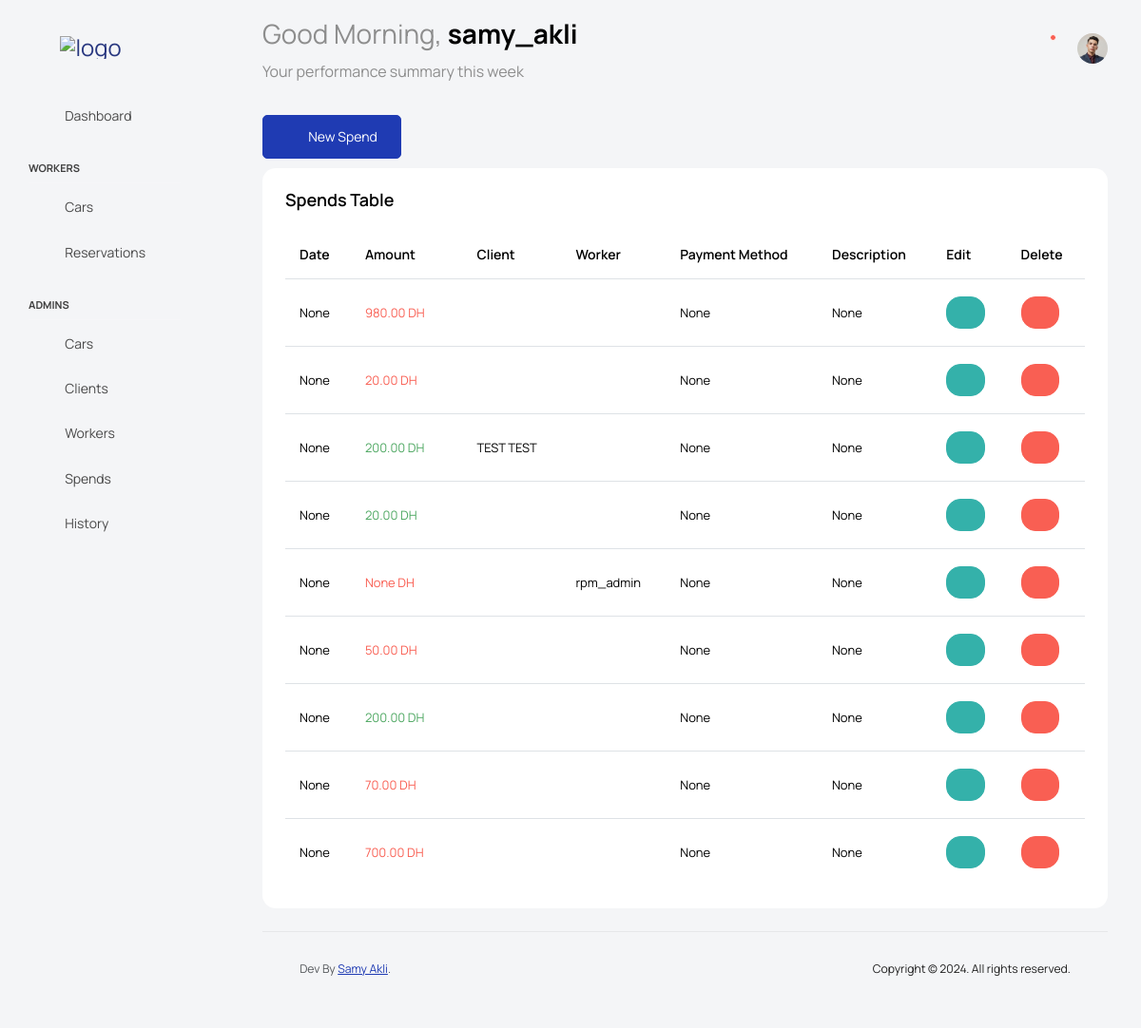
The app's page /spends (signed in), older data.
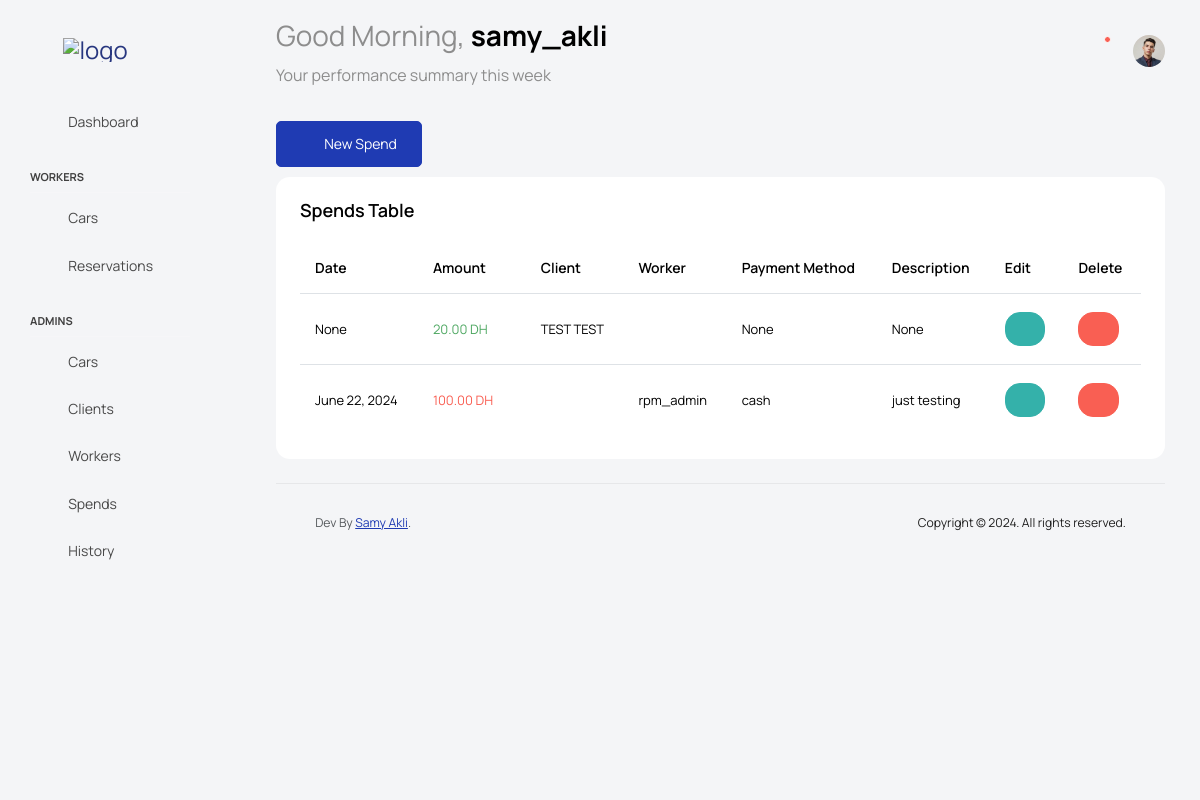
The same page, newer data.
### car_rental/models.py (models this page shows, shortened)
class Spend(models.Model):
    payment_mode = [
        ('cash','Cash'),
        ('bank_check','Bank Check'),
    ]
    entry_date = models.DateField(auto_now=False, auto_now_add=False, null=True, blank=True)
    entry_amount = models.DecimalField(max_digits=10, decimal_places=2, null=True, blank=True)
    entry_client = models.ForeignKey(Client, on_delete=models.PROTECT, null=True, blank=True, related_name='entry_spends')
    entry_worker = models.ForeignKey(Worker, on_delete=models.PROTECT, null=True, blank=True, related_name='entry_spends')
    entry_car = models.ForeignKey(Car, on_delete=models.PROTECT, null=True, blank=True, related_name='entry_spends')
    entry_description = models.CharField(max_length=5000, null=True, blank=True)
    entry_mode = models.CharField(choices=payment_mode, max_length=50, null=True, blank=True)
    expense_date = models.DateField(auto_now=False, auto_now_add=False, null=True, blank=True)
    expense_amount = models.DecimalField(max_digits=10, decimal_places=2, null=True, blank=True)
    expense_client = models.ForeignKey(Client, on_delete=models.PROTECT, null=True, blank=True, related_name='expense_spends')
    expense_worker = models.ForeignKey(Worker, on_delete=models.PROTECT, null=True, blank=True, related_name='expense_spends')
    expense_description = models.CharField(max_length=5000, null=True, blank=True)
    expense_mode = models.CharField(choices=payment_mode, max_length=50, null=True, blank=True)
    expense_car = models.ForeignKey(Car, on_delete=models.PROTECT, null=True, blank=True, related_name='expense_spends')
    created_at = models.DateTimeField(auto_now_add=True, null=True, blank=True)

class Client(models.Model):
    genders = [
        ('male','Male'),
        ('female','Female'),
    ]
    client_picture = models.ImageField(upload_to='client-profile/', null=True, blank=True)
    first_name = models.CharField(max_length=50)
    last_name = models.CharField(max_length=50)
    CIN = models.CharField(max_length=50)
    birth_date = models.DateField()
    driver_license_number = models.CharField(max_length=50)
    gender = models.CharField(max_length=50, choices=genders)
    phone_number = models.CharField(max_length=50)
    email = models.EmailField(max_length=50, null=True, blank=True)
    address = models.CharField(max_length=50)
    passport_number = models.CharField(max_length=50, null=True, blank=True)
    passport_delivery = models.DateField(null=True, blank=True)
    availability = models.BooleanField(default=True)
    created_at = models.DateTimeField(auto_now_add=True, null=True, blank=True)
    def __str__(self):
        return f'{self.first_name} {self.last_name}'

class Worker(models.Model):
    genders = [
        ('male','Male'),
        ('female','Female'),
    ]
    user = models.OneToOneField(User, on_delete=models.CASCADE)
    avatar = models.ImageField(upload_to='worker-profile/', null=True, blank=True)
    first_name = models.CharField(max_length=50, null=True, blank=True)
    last_name = models.CharField(max_length=50, null=True, blank=True)
    CIN = models.CharField(max_length=50, null=True, blank=True)
    birth_date = models.DateField(null=True, blank=True)
    address = models.CharField(max_length=50, null=True, blank=True)
    driver_license_number = models.CharField(max_length=50, null=True, blank=True)
    phone_number = models.CharField(max_length=50, null=True, blank=True)
    gender = models.CharField(max_length=50, choices=genders, null=True, blank=True)
    email = models.EmailField(max_length=50, null=True, blank=True)
    availability = models.BooleanField(default=True)
    created_at = models.DateTimeField(auto_now_add=True, null=True, blank=True)
    def __str__(self):
        return self.user.username

### car_rental/views.py (the view)
# urls.py: path('spends', views.spends, name='spends'),
@login_required
@permission_required('car_rental.can_view_cars', raise_exception=False)
def spends(request):
    context = {
        'spends': Spend.objects.all().order_by('-created_at')
    }
    return render(request, 'pages/spends.html', context)

### templates/pages/spends.html (shortened to what this page needs)
{% extends 'base.html' %}
{% block content %}
<div class="main-panel">
    <div class="content-wrapper">
        <a href="{% url "spends_add" %}" type="button" class="btn btn-primary btn-icon-text" style="margin-bottom: 10px;">
            <i class="ti-plus btn-icon-prepend"></i> New Spend
        </a>
      <div class="row">
        <div class="col-lg-12 grid-margin stretch-card">
            <div class="card">
            <div class="card-body">
                <h4 class="card-title">Spends Table</h4>
                <div class="table-responsive">
                <table class="table table-hover">
                    <thead>
                    <tr>
                        <th>Date</th>
                        <th>Amount</th>
                        <th>Client</th>
                        <th>Worker</th>
                        <th>Payment Method</th>
                        <th>Description</th>
                        <th>Edit</th>
                        <th>Delete</th>
                    </tr>
                    </thead>
                    <tbody>
                        {% for spend in spends %}
                    <tr>
                        {% if spend.entry_date %}
                        <td>{{spend.entry_date}}</td>
                        {% else %}
                        <td>{{spend.expense_date}}</td>
                        {% endif %}
                        {% if spend.entry_amount %}
                        <td class="text-success"> {{spend.entry_amount}} DH <i class="ti-arrow-up"></i></td>
                        {% else %}
                        <td class="text-danger"> {{spend.expense_amount}} DH <i class="ti-arrow-down"></i></td>
                        {% endif %}
                        {% if spend.entry_client %}
                        <td>{{spend.entry_client}}</td>
                        {% elif spend.expense_client %}
                        <td>{{spend.expense_client}}</td>
                        {% else %}
                        <td></td>
                        {% endif %}
                        {% if spend.entry_worker %}
                        <td>{{spend.entry_worker}}</td>
                        {% elif spend.expense_worker %}
                        <td>{{spend.expense_worker}}</td>
                        {% else %}
                        <td></td>
                        {% endif %}
                        {% if spend.entry_mode %}
                        <td>{{spend.entry_mode}}</td>
                        {% else %}
                        <td>{{spend.expense_mode}}</td>
                        {% endif %}
                        {% if spend.entry_description %}
                        <td>{{spend.entry_description}}</td>
                        {% else %}
                        <td>{{spend.expense_description}}</td>
                        {% endif %}
                        <td>
                            <a href="{% url "spends_edit" spend.id %}">
                              <button type="button" class="btn btn-success btn-rounded btn-icon btn-sm">
                                <i class="ti-pencil"></i>
                              </button>
                            </a>
                        </td>
                        <td>
                            <a href="{% url "spends_delete" spend.id %}">
                              <button type="button" class="btn btn-danger btn-rounded btn-icon btn-sm">
                                <i class="ti-trash"></i>
                              </button>
                            </a>
                          </td>
                    </tr>
                        {% endfor %}
                    </tbody>
                </table>
                </div>
            </div>
            </div>
        </div>
    </div>
{% endblock %}

Row changes from the older to the newer data that the page shows:
removed Spend: expense_date "None", expense_amount "980.00", expense_mode "None", expense_description "None"
removed Spend: expense_date "None", expense_amount "20.00", expense_mode "None", expense_description "None"
removed Spend: expense_date "None", entry_amount "200.00", entry_client "TEST TEST", expense_mode "None", expense_description "None"
removed Spend: expense_date "None", entry_amount "20.00", expense_mode "None", expense_description "None"
removed Spend: expense_date "None", expense_amount "50.00", expense_mode "None", expense_description "None"
removed Spend: expense_date "None", entry_amount "200.00", expense_mode "None", expense_description "None"
removed Spend: expense_date "None", expense_amount "70.00", expense_mode "None", expense_description "None"
removed Spend: expense_date "None", expense_amount "700.00", expense_mode "None", expense_description "None"
added Spend: expense_date "None", entry_amount "20.00", entry_client "TEST TEST", expense_mode "None", expense_description "None"
changed Spend "rpm_admin": expense_date "None" → "June 22, 2024"; expense_amount "None" → "100.00"; entry_worker_id 3 → empty (drawn); expense_worker (not shown) → "rpm_admin"; expense_worker_id empty → 3 (drawn); expense_mode "None" → "cash"; expense_description "None" → "just testing"; entry_worker "rpm_admin" → (not shown)
